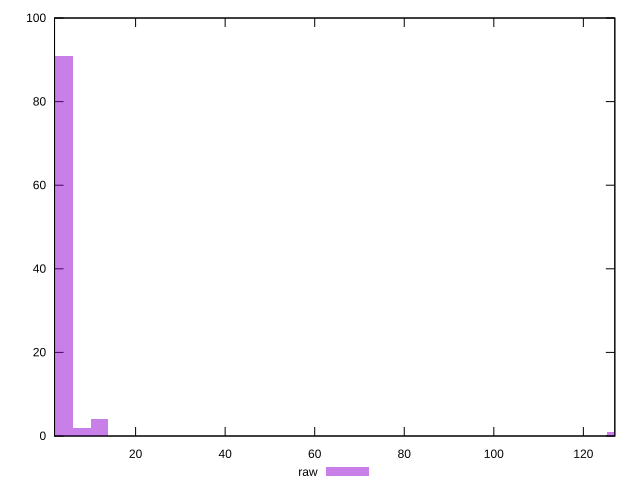

Reproduce this figure in gnuplot.
reset

$raw <<EOF
127.34735701422963 1
3.979604906694676 91
11.938814720084029 4
0 2
7.959209813389352 2
EOF

set key outside below
set boxwidth 3.979604906694676
set xrange [1.895:127.02499999999998]
set yrange [0:100]
set trange [0:100]
set style fill transparent solid 0.5 noborder
set terminal svg size 640, 490 enhanced background rgb 'white'
set output "report_00019_2021-02-10T18-14-37.922Z//server-response-time/samples/pages+cached+noadtech/raw/histogram.svg"

plot $raw title "raw" with boxes

reset
